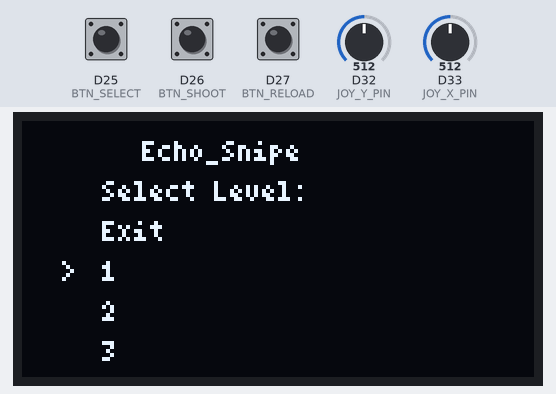
Recording of a sketch running on a simulated Arduino Due. Shown: 128×64 one-colour display. The test bench sets the inputs (shaded band); at power-on: D25 (BTN_SELECT) HIGH, D26 (BTN_SHOOT) HIGH, D27 (BTN_RELOAD) HIGH, D32 (JOY_Y_PIN) = 512, D33 (JOY_X_PIN) = 512 (analog values on the 0–1023 scale). Random numbers use the default seed unless the sketch sets one.

Above: at 3.7 s.
3.8 s: D25 (BTN_SELECT) pulled LOW for 0.15 s
At 4.2 s:
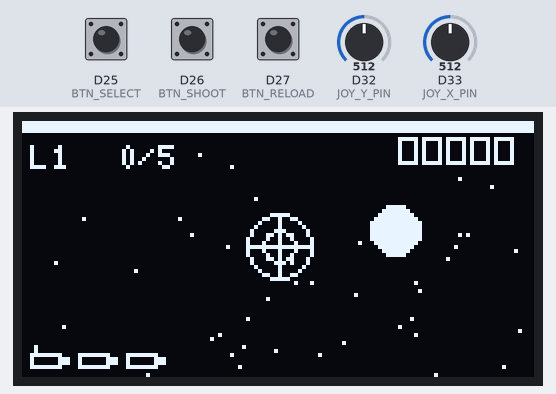
4.5 s: D26 (BTN_SHOOT) pulled LOW for 1 s
At 6.7 s:
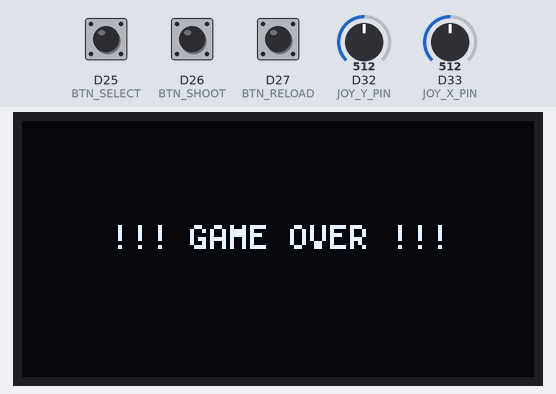
8.5 s: D25 (BTN_SELECT) pulled LOW for 1 s
At 9.23 s:
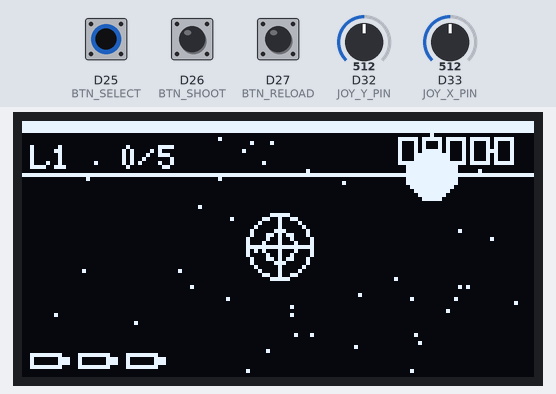
10.1 s: D27 (BTN_RELOAD) pulled LOW for 0.15 s
At 10.7 s:
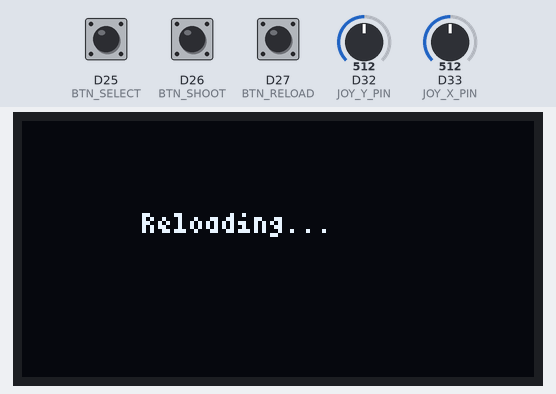
11.7 s: D32 (JOY_Y_PIN) set to 716
At 12.13 s:
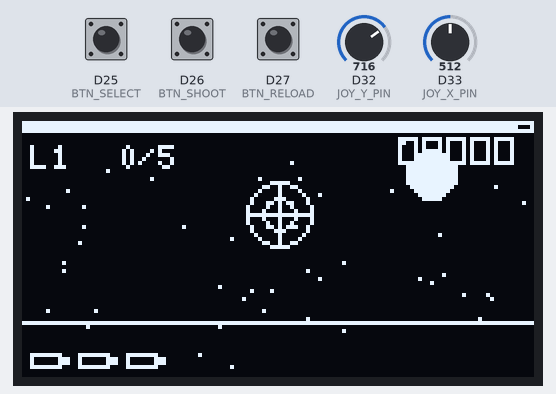
13.4 s: D33 (JOY_X_PIN) set to 716
At 13.8 s:
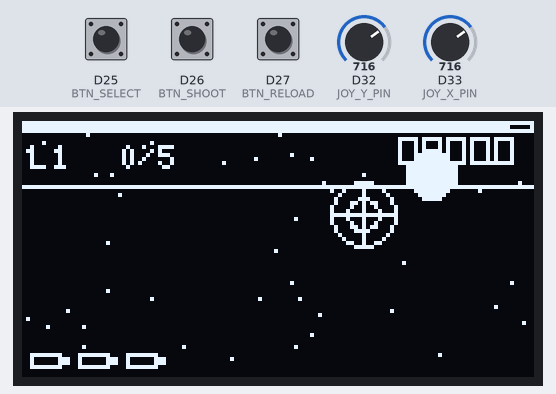
Timing chart, 0 to 16.1 s (numbered marks = the images above; inputs shaded):
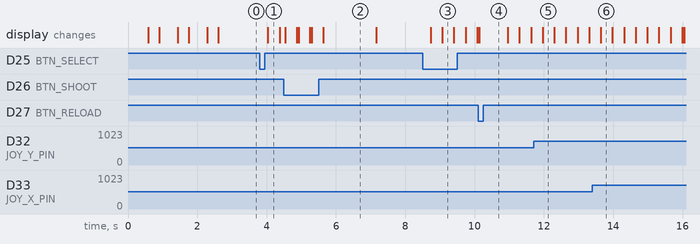

The sketch:

EchoSnipe.ino
```cpp
// (licence header left out)
#include <Wire.h>
#include <U8g2lib.h>

// ── DISPLAY ────────────────────────────────────────────────────────────────
U8G2_SSD1306_128X64_NONAME_F_HW_I2C u8g2(
  U8G2_R0,        /* rotation */
  /* reset=*/ U8X8_PIN_NONE
);

// ── PINS ────────────────────────────────────────────────────────────────────
const uint8_t JOY_X_PIN   = 33;  // ADC1_CH0
const uint8_t JOY_Y_PIN   = 32;  // ADC1_CH3
//const uint8_t JOY_SW_PIN  = 26;  // now the Shoot button

const uint8_t BTN_SHOOT   = 26;
const uint8_t BTN_RELOAD  = 27;
const uint8_t BTN_SELECT  = 25;

// ── GAME SETTINGS ──────────────────────────────────────────────────────────
// increased times, now stored as unsigned long
const unsigned long LEVEL_TIME_MS[3]  = { 90000UL, 75000UL, 60000UL };
const uint8_t       TARGETS_REQ[3]    = {  5,     7,    10 };
const uint8_t       AMMO_MAX          = 5;
const uint8_t       LIVES_MAX         = 3;
const int           AIM_MIN_X         = 10;
const int           AIM_MAX_X         = 118;
const int           AIM_MIN_Y         = 10;
const int           AIM_MAX_Y         = 54;
const int           CROSSHAIR_RAD     = 8;
const int           STAR_COUNT        = 50;

// ── GLOBAL STATE ────────────────────────────────────────────────────────────
int      aimX, aimY;
int      starX[STAR_COUNT], starY[STAR_COUNT];
int      scanY = 0;

uint8_t  currLevel;
uint16_t targetsHit, targetsReq, ammo, lives;
int      targetX, targetY;
unsigned long levelStart;

// ── PROTOTYPES ──────────────────────────────────────────────────────────────
void initStars();
uint8_t showMenu();
bool playLevel(uint8_t lvl);
void spawnTarget();
void drawBackground();
void drawHUD(uint8_t lvl);
void explosionAt(int x, int y);
void showSplash();
void showLevelComplete(uint8_t lvl);
void showGameOver();
void showVictory();
void showExit();
void waitForSelect();

// ── SETUP ───────────────────────────────────────────────────────────────────
void setup() {
  pinMode(BTN_SHOOT,  INPUT_PULLUP);
  pinMode(BTN_RELOAD,  INPUT_PULLUP);
  pinMode(BTN_SELECT,  INPUT_PULLUP);

  analogReadResolution(12);

  Wire.begin(21,22);
  u8g2.begin();

  randomSeed(micros());
  aimX = (AIM_MIN_X + AIM_MAX_X) / 2;
  aimY = (AIM_MIN_Y + AIM_MAX_Y) / 2;

  initStars();
  showSplash();
}

// ── MAIN LOOP ───────────────────────────────────────────────────────────────
void loop() {
  currLevel = showMenu();
  if (currLevel == 0) {
    showExit();
    while (true);
  }

  bool done = false;
  while (!done) {
    bool win = playLevel(currLevel);
    if (win) {
      if (currLevel < 3) {
        showLevelComplete(currLevel);
        currLevel++;
      } else {
        showVictory();
        done = true;
      }
    } else {
      showGameOver();
      done = true;
    }
  }

  waitForSelect();
}

// ── MENU WITH EXIT OPTION ───────────────────────────────────────────────────
uint8_t showMenu() {
  uint8_t sel = 1;
  u8g2.setFont(u8g2_font_4x6_tr);

  while (true) {
    u8g2.clearBuffer();
    u8g2.drawStr(30,10, "Echo_Snipe");
    u8g2.drawStr(20,20, "Select Level:");
    const char* opts[4] = { "Exit", "1", "2", "3" };
    for (uint8_t i = 0; i < 4; i++) {
      int y = 30 + i*10;
      if (i == sel)  u8g2.drawStr(10,y,">");
      u8g2.drawStr(20,y, opts[i] );
    }
    u8g2.sendBuffer();

    if (digitalRead(BTN_SHOOT)  == LOW) { sel = (sel + 1) % 4; delay(200); }
    if (digitalRead(BTN_RELOAD)  == LOW) { sel = (sel + 3) % 4; delay(200); }
    if (digitalRead(BTN_SELECT)  == LOW) { delay(200); return sel; }
  }
}

// ── PLAY ONE LEVEL ─────────────────────────────────────────────────────────
bool playLevel(uint8_t lvl) {
  targetsReq = TARGETS_REQ[lvl - 1];
  levelStart = millis();
  targetsHit = 0;
  ammo       = AMMO_MAX;
  lives      = LIVES_MAX;
  spawnTarget();

  while (true) {
    unsigned long now     = millis();
    unsigned long elapsed = now - levelStart;
    if (elapsed >= LEVEL_TIME_MS[lvl-1]) break;

    int rawX = analogRead(JOY_X_PIN);
    int rawY = analogRead(JOY_Y_PIN);
    aimX = map(rawX, 0, 4095, AIM_MIN_X, AIM_MAX_X);
    aimY = map(rawY, 4095, 0, AIM_MIN_Y, AIM_MAX_Y);

    if (digitalRead(BTN_RELOAD) == LOW) {
      ammo = AMMO_MAX;
      u8g2.clearBuffer();
      u8g2.setFont(u8g2_font_4x6_tr);
      u8g2.drawStr(30,28,"Reloading...");
      u8g2.sendBuffer();
      delay(800);
      levelStart += 800;
    }

    if (digitalRead(BTN_SHOOT) == LOW) {
      if (ammo > 0) {
        ammo--;
        bool hit = abs(targetX - aimX) <= CROSSHAIR_RAD
                && abs(targetY - aimY) <= CROSSHAIR_RAD;
        if (hit) {
          explosionAt(targetX, targetY);
          targetsHit++;
          spawnTarget();
        } else {
          u8g2.clearBuffer();
          u8g2.setFont(u8g2_font_4x6_tr);
          u8g2.drawStr(50,32,"MISS!");
          u8g2.sendBuffer();
          lives = max(0, lives - 1);
          delay(300);
          if (lives == 0) return false;
        }
      } else {
        u8g2.clearBuffer();
        u8g2.setFont(u8g2_font_4x6_tr);
        u8g2.drawStr(40,32,"No Ammo!");
        u8g2.sendBuffer();
        delay(300);
      }
    }

    drawBackground();
    drawHUD(lvl);

    // pumpkin body
    u8g2.drawDisc(targetX,targetY,6,U8G2_DRAW_ALL);
    // eyes
    u8g2.drawTriangle(targetX-3,targetY-2, targetX-1,targetY-5, targetX-1,targetY-2);
    u8g2.drawTriangle(targetX+3,targetY-2, targetX+1,targetY-5, targetX+1,targetY-2);
    // zig‑zag mouth
    u8g2.drawLine(targetX-4,targetY+3, targetX-2,targetY+5);
    u8g2.drawLine(targetX-2,targetY+5, targetX,targetY+3);
    u8g2.drawLine(targetX,targetY+3, targetX+2,targetY+5);
    u8g2.drawLine(targetX+2,targetY+5, targetX+4,targetY+3);

    // crosshair
    u8g2.drawCircle(aimX,aimY,CROSSHAIR_RAD,U8G2_DRAW_ALL);
    u8g2.drawCircle(aimX,aimY,CROSSHAIR_RAD/2,U8G2_DRAW_ALL);
    u8g2.drawLine(aimX-CROSSHAIR_RAD,aimY,aimX+CROSSHAIR_RAD,aimY);
    u8g2.drawLine(aimX,aimY-CROSSHAIR_RAD,aimX,aimY+CROSSHAIR_RAD);

    u8g2.sendBuffer();
    delay(30);

    if (targetsHit >= targetsReq) return true;
  }

  return (targetsHit >= targetsReq);
}

// ── SPAWN NEW TARGET ────────────────────────────────────────────────────────
void spawnTarget() {
  targetX = random(AIM_MIN_X, AIM_MAX_X);
  targetY = random(AIM_MIN_Y, AIM_MAX_Y);
}

// ── STARFIELD + SCANLINE ────────────────────────────────────────────────────
void initStars() {
  for (int i = 0; i < STAR_COUNT; i++) {
    starX[i] = random(0,128);
    starY[i] = random(0,64);
  }
}
void drawBackground() {
  u8g2.clearBuffer();
  for (int i = 0; i < STAR_COUNT; i++) {
    u8g2.drawPixel(starX[i], starY[i]);
    starY[i] = (starY[i] + 1) & 63;
    if (starY[i] == 0) starX[i] = random(0,128);
  }
  u8g2.drawLine(0, scanY, 127, scanY);
  scanY = (scanY + 1) & 63;
}

// ── HUD: TIME BAR, LEVEL/HITS, AMMO & LIVES ─────────────────────────────────
void drawHUD(uint8_t lvl) {
  unsigned long rem = LEVEL_TIME_MS[lvl-1] - (millis() - levelStart);
  int tb = map(rem, 0, LEVEL_TIME_MS[lvl-1], 0, 128);
  u8g2.drawBox(0,0, tb,3);
  u8g2.drawFrame(0,0,128,3);

  u8g2.setFont(u8g2_font_5x7_tr);
  u8g2.drawStr(2,12, String("L"+String(lvl)).c_str());
  u8g2.drawStr(24,12, String(String(targetsHit)+"/"+targetsReq).c_str());

  for (uint8_t i = 0; i < ammo; i++)
    u8g2.drawFrame(118 - i*6, 4, 5, 7);

  for (uint8_t i = 0; i < lives; i++) {
    int bx = 2 + i*12, by = 58;
    u8g2.drawFrame(bx,by,8,4);
    u8g2.drawBox(bx+8,by+1,2,2);
  }
}

// ── EXPLOSION ANIMATION ─────────────────────────────────────────────────────
void explosionAt(int x, int y) {
  for (int r = 2; r <= 10; r += 4) {
    drawBackground();
    drawHUD(currLevel);
    u8g2.drawCircle(x,y,r,U8G2_DRAW_ALL);
    u8g2.drawCircle(x,y,r+2,U8G2_DRAW_ALL);
    u8g2.sendBuffer();
    delay(100);
  }
}

// ── TRANSITIONS & FEEDBACK ──────────────────────────────────────────────────
void showSplash() {
  u8g2.setFont(u8g2_font_4x6_tr);
  const char* t = "Echo_Snipe by T@n?iB";
  int w = u8g2.getUTF8Width(t);
  int x0 = (128-w)/2, y0 = 32;
  for (int i=0; i<3; i++) {
    u8g2.clearBuffer();
    u8g2.drawStr(x0,y0, t);
    u8g2.sendBuffer();
    delay(500);
    u8g2.clearBuffer();
    u8g2.sendBuffer();
    delay(300);
  }
}

void showLevelComplete(uint8_t lvl) {
  u8g2.clearBuffer();
  u8g2.setFont(u8g2_font_5x7_tr);
  String msg = "Level "+String(lvl)+" Clear!";
  int w = u8g2.getUTF8Width(msg.c_str());
  u8g2.drawStr((128-w)/2,32, msg.c_str());
  u8g2.sendBuffer();
  delay(1200);
}

void showGameOver() {
  u8g2.clearBuffer();
  u8g2.setFont(u8g2_font_5x7_tr);
  const char* msg = "!!! GAME OVER !!!";
  int w = u8g2.getUTF8Width(msg);
  u8g2.drawStr((128-w)/2,32,msg);
  u8g2.sendBuffer();
  delay(1500);
}

void showVictory() {
  u8g2.clearBuffer();
  u8g2.setFont(u8g2_font_5x7_tr);
  const char* msg = "*** VICTORY ***";
  int w = u8g2.getUTF8Width(msg);
  u8g2.drawStr((128-w)/2,32,msg);
  u8g2.sendBuffer();
  delay(1500);
}

void showExit() {
  u8g2.clearBuffer();
  u8g2.setFont(u8g2_font_5x7_tr);
  u8g2.drawStr(40,32,"|Exit|");
  u8g2.sendBuffer();
  delay(600);
}

void waitForSelect() {
  u8g2.clearBuffer();
  u8g2.setFont(u8g2_font_4x6_tr);
  u8g2.drawStr(10,32,"Press Select to Restart");
  u8g2.sendBuffer();
  while (digitalRead(BTN_SELECT) == HIGH) delay(50);
  delay(200);
}
```

Measured:
- after the input at 3.8 s, the display: changes after 0.24 s (image 1)
- after the input at 8.5 s, the display: first changes after 0.23 s (image 3 shows a later state)
- what the display in image 2 shows lasts 1.6 s, from 5.6 s to 7.2 s
